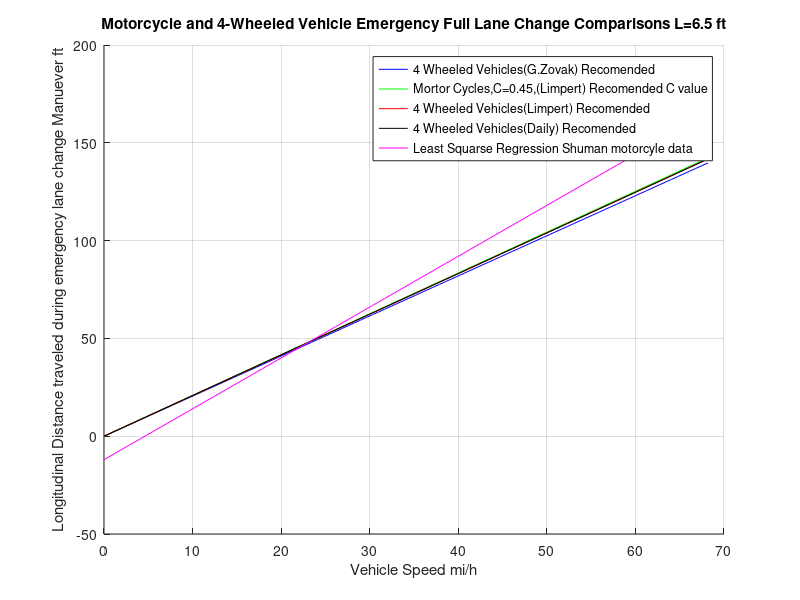

This figure's MATLAB source:
%% This file contains an equation for 4 wheeled vehicle lane change manuever 
% Capabilities that was empirically derived, and is from the research paper
% "EMPIRICAL APPROACH FOR DETERMINING LANE CHANGE
%DISTANCE AT OBSTACLE AVOIDANCE MANOEUVRE"
% and equations empirically derived for motorcycles from the SAE paper "Time and Distance
% Required for a Motorcycle to turn away from an obstacle"
% Note: This specific program has an L value constrained to 6.5 ft. This is due to the 
% Fact that the data from Wade D. Bartletts expriement, and his derived equation 
% is only valid for an L dist of 6.5 ft. 

% Xe=Longitudinal Distance from start of manuever to clear obstical 4-wheeled vehicles ft
% Ce=2.78 unitless G.Zovak recomended coefficient for 4-Wheeled Vehicles
% L= Longitudinal distance of travel ft
% V= vehicles velocity ft/s
% g=32.17 ft/s/s acceleration of gravity
% mu=.8 coefficient of friction for a dry roadway
% X=Longitudinal distance (feet) from start of maneuver to clear obstacle motorcycles
% C1=Constant coefficient motorcycles =.45 (unitless) Limperts Recomended 
% C= Constant Coefficient motorcyles= .3, the minimum value suggested by Limpert
% fy=Turning lateral acceleration motorcycles (g-units) max possible suggested by Limpert
clear all;
%C=.300; % Limperts maximum value for extreme motorcyle preformance
C1=.45; % Limperts recomened value for motorcycles
Ce=2.78; %G.Zovak Constant
mu=.8; 
g=32.17;
fy=.65; % lateral acceleration, max value suggested by Limpert
ay=21.8756; % 85 percent of maximum lateral acceleration (limperts Recomended)
C2=2.6; % Limperts vehicle constant
C3=2.82; % Dailys constant

V=linspace(0,100,100); % ft/s
L=6.5; % ft

Xd=C3.*V.*sqrt(L./(g.*mu)); % Dailys Equation for turnaway distance. commonly used 
% in crash reconstruction.

Xe=Ce.*V.*sqrt((L)./(g.*mu)); % ft G.Zovak 4-Wheeled Vehicles

%X=C.*V.*sqrt(L./fy); % ft Limpert High Preformance rider/motorcycle ie minimum turn dist

X1=C1.*V.*(sqrt(L./fy)); % ft Limperts recomended C value .45

X2=C2.*V.*(sqrt(L./ay)); % Limperts Recomended 4-Wheeled Vehicle Equation with 85percent
% of maximum lateral acceleration (limperts Recomended)

%Xc=sqrt((4.*V.^2.*L)./(mu.*g)-L.^2); % 4-Wheeled Vehicle emergency turn simplied equations 
%used for crash reconstruction From a paper written by Jon Neades Note: Based on 
% calculations of vehicle critical speed ie. max vehicle preformance befor loss
% of control of the vehicle. 

mph=(60/88).*V;% converting ft/s to miles per hour

%Xw=1.15.*mph+11.1; % Wade D. Bartletts Equation for turn away dist equation based on 
% his single study of 4 riders and 4 different motorcycles. Note: data only valid 
% for L dist of 6.5 feet
r=2.6.*mph-12;


hold on ;
grid on;
plot(mph,Xe,"color",'b',";4 Wheeled Vehicles(G.Zovak) Recomended;");
plot(mph,X1,"color",'g',";Mortor Cycles,C=0.45,(Limpert) Recomended C value;");
plot(mph,X2,"color",'r',";4 Wheeled Vehicles(Limpert) Recomended;");
plot(mph,Xd,"color",'k',";4 Wheeled Vehicles(Daily) Recomended;");
plot(mph,r,"color",'m',";Least Squarse Regression Shuman motorcyle data;");
title("Motorcycle and 4-Wheeled Vehicle Emergency Full Lane Change Comparisons L=6.5 ft");
xlabel("Vehicle Speed mi/h");
ylabel("Longitudinal Distance traveled during emergency lane change Manuever ft"); 
saveas(1,"Swerve_Comparisons","jpg");